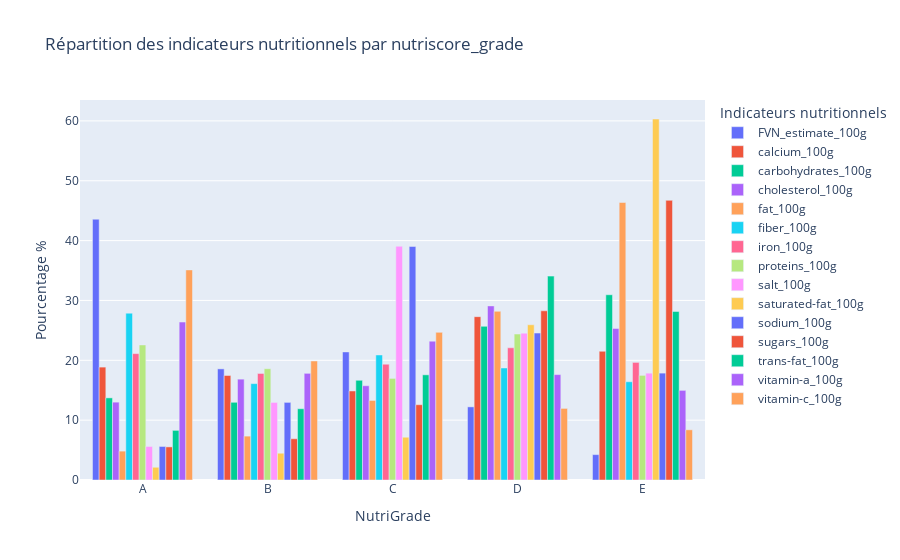

The code cell stored with this chart in its notebook:
### Code cell
fig = px.bar(
    title="Répartition des indicateurs nutritionnels par nutriscore_grade",
    data_frame=mean_nutri_pd,
    #x="", y="", color="",
    barmode='group',
    labels={
        "variable": "Indicateurs nutritionnels",
        "index": "NutriGrade",
        "value": "Pourcentage %"
    },
    width=1000,
)

fig.show()

### Figure 1 — Plotly figure (JSON) as saved in the notebook; plotly's stock layout.template omitted (floating-point values rounded to 4 significant figures)
{"data": [{"alignmentgroup": "True", "hovertemplate": "Indicateurs nutritionnels=FVN_estimate_100g<br>NutriGrade=%{x}<br>Pourcentage %=%{y}<extra></extra>", "legendgroup": "FVN_estimate_100g", "marker": {"color": "#636efa", "pattern": {"shape": ""}}, "name": "FVN_estimate_100g", "offsetgroup": "FVN_estimate_100g", "orientation": "v", "showlegend": true, "textposition": "auto", "type": "bar", "x": ["A", "B", "C", "D", "E"], "xaxis": "x", "y": [43.57, 18.57, 21.4, 12.22, 4.242], "yaxis": "y"}, {"alignmentgroup": "True", "hovertemplate": "Indicateurs nutritionnels=calcium_100g<br>NutriGrade=%{x}<br>Pourcentage %=%{y}<extra></extra>", "legendgroup": "calcium_100g", "marker": {"color": "#EF553B", "pattern": {"shape": ""}}, "name": "calcium_100g", "offsetgroup": "calcium_100g", "orientation": "v", "showlegend": true, "textposition": "auto", "type": "bar", "x": ["A", "B", "C", "D", "E"], "xaxis": "x", "y": [18.86, 17.46, 14.88, 27.29, 21.51], "yaxis": "y"}, {"alignmentgroup": "True", "hovertemplate": "Indicateurs nutritionnels=carbohydrates_100g<br>NutriGrade=%{x}<br>Pourcentage %=%{y}<extra></extra>", "legendgroup": "carbohydrates_100g", "marker": {"color": "#00cc96", "pattern": {"shape": ""}}, "name": "carbohydrates_100g", "offsetgroup": "carbohydrates_100g", "orientation": "v", "showlegend": true, "textposition": "auto", "type": "bar", "x": ["A", "B", "C", "D", "E"], "xaxis": "x", "y": [13.72, 12.98, 16.66, 25.68, 30.95], "yaxis": "y"}, {"alignmentgroup": "True", "hovertemplate": "Indicateurs nutritionnels=cholesterol_100g<br>NutriGrade=%{x}<br>Pourcentage %=%{y}<extra></extra>", "legendgroup": "cholesterol_100g", "marker": {"color": "#ab63fa", "pattern": {"shape": ""}}, "name": "cholesterol_100g", "offsetgroup": "cholesterol_100g", "orientation": "v", "showlegend": true, "textposition": "auto", "type": "bar", "x": ["A", "B", "C", "D", "E"], "xaxis": "x", "y": [13.01, 16.85, 15.75, 29.09, 25.31], "yaxis": "y"}, {"alignmentgroup": "True", "hovertemplate": "Indicateurs nutritionnels=fat_100g<br>NutriGrade=%{x}<br>Pourcentage %=%{y}<extra></extra>", "legendgroup": "fat_100g", "marker": {"color": "#FFA15A", "pattern": {"shape": ""}}, "name": "fat_100g", "offsetgroup": "fat_100g", "orientation": "v", "showlegend": true, "textposition": "auto", "type": "bar", "x": ["A", "B", "C", "D", "E"], "xaxis": "x", "y": [4.826, 7.331, 13.29, 28.18, 46.37], "yaxis": "y"}, {"alignmentgroup": "True", "hovertemplate": "Indicateurs nutritionnels=fiber_100g<br>NutriGrade=%{x}<br>Pourcentage %=%{y}<extra></extra>", "legendgroup": "fiber_100g", "marker": {"color": "#19d3f3", "pattern": {"shape": ""}}, "name": "fiber_100g", "offsetgroup": "fiber_100g", "orientation": "v", "showlegend": true, "textposition": "auto", "type": "bar", "x": ["A", "B", "C", "D", "E"], "xaxis": "x", "y": [27.88, 16.1, 20.89, 18.72, 16.42], "yaxis": "y"}, {"alignmentgroup": "True", "hovertemplate": "Indicateurs nutritionnels=iron_100g<br>NutriGrade=%{x}<br>Pourcentage %=%{y}<extra></extra>", "legendgroup": "iron_100g", "marker": {"color": "#FF6692", "pattern": {"shape": ""}}, "name": "iron_100g", "offsetgroup": "iron_100g", "orientation": "v", "showlegend": true, "textposition": "auto", "type": "bar", "x": ["A", "B", "C", "D", "E"], "xaxis": "x", "y": [21.12, 17.8, 19.35, 22.09, 19.65], "yaxis": "y"}, {"alignmentgroup": "True", "hovertemplate": "Indicateurs nutritionnels=proteins_100g<br>NutriGrade=%{x}<br>Pourcentage %=%{y}<extra></extra>", "legendgroup": "proteins_100g", "marker": {"color": "#B6E880", "pattern": {"shape": ""}}, "name": "proteins_100g", "offsetgroup": "proteins_100g", "orientation": "v", "showlegend": true, "textposition": "auto", "type": "bar", "x": ["A", "B", "C", "D", "E"], "xaxis": "x", "y": [22.56, 18.59, 16.98, 24.39, 17.48], "yaxis": "y"}, {"alignmentgroup": "True", "hovertemplate": "Indicateurs nutritionnels=salt_100g<br>NutriGrade=%{x}<br>Pourcentage %=%{y}<extra></extra>", "legendgroup": "salt_100g", "marker": {"color": "#FF97FF", "pattern": {"shape": ""}}, "name": "salt_100g", "offsetgroup": "salt_100g", "orientation": "v", "showlegend": true, "textposition": "auto", "type": "bar", "x": ["A", "B", "C", "D", "E"], "xaxis": "x", "y": [5.601, 12.96, 39.05, 24.54, 17.85], "yaxis": "y"}, {"alignmentgroup": "True", "hovertemplate": "Indicateurs nutritionnels=saturated-fat_100g<br>NutriGrade=%{x}<br>Pourcentage %=%{y}<extra></extra>", "legendgroup": "saturated-fat_100g", "marker": {"color": "#FECB52", "pattern": {"shape": ""}}, "name": "saturated-fat_100g", "offsetgroup": "saturated-fat_100g", "orientation": "v", "showlegend": true, "textposition": "auto", "type": "bar", "x": ["A", "B", "C", "D", "E"], "xaxis": "x", "y": [2.128, 4.473, 7.146, 25.94, 60.32], "yaxis": "y"}, {"alignmentgroup": "True", "hovertemplate": "Indicateurs nutritionnels=sodium_100g<br>NutriGrade=%{x}<br>Pourcentage %=%{y}<extra></extra>", "legendgroup": "sodium_100g", "marker": {"color": "#636efa", "pattern": {"shape": ""}}, "name": "sodium_100g", "offsetgroup": "sodium_100g", "orientation": "v", "showlegend": true, "textposition": "auto", "type": "bar", "x": ["A", "B", "C", "D", "E"], "xaxis": "x", "y": [5.604, 12.97, 39.02, 24.55, 17.86], "yaxis": "y"}, {"alignmentgroup": "True", "hovertemplate": "Indicateurs nutritionnels=sugars_100g<br>NutriGrade=%{x}<br>Pourcentage %=%{y}<extra></extra>", "legendgroup": "sugars_100g", "marker": {"color": "#EF553B", "pattern": {"shape": ""}}, "name": "sugars_100g", "offsetgroup": "sugars_100g", "orientation": "v", "showlegend": true, "textposition": "auto", "type": "bar", "x": ["A", "B", "C", "D", "E"], "xaxis": "x", "y": [5.531, 6.894, 12.58, 28.27, 46.73], "yaxis": "y"}, {"alignmentgroup": "True", "hovertemplate": "Indicateurs nutritionnels=trans-fat_100g<br>NutriGrade=%{x}<br>Pourcentage %=%{y}<extra></extra>", "legendgroup": "trans-fat_100g", "marker": {"color": "#00cc96", "pattern": {"shape": ""}}, "name": "trans-fat_100g", "offsetgroup": "trans-fat_100g", "orientation": "v", "showlegend": true, "textposition": "auto", "type": "bar", "x": ["A", "B", "C", "D", "E"], "xaxis": "x", "y": [8.292, 11.91, 17.57, 34.07, 28.16], "yaxis": "y"}, {"alignmentgroup": "True", "hovertemplate": "Indicateurs nutritionnels=vitamin-a_100g<br>NutriGrade=%{x}<br>Pourcentage %=%{y}<extra></extra>", "legendgroup": "vitamin-a_100g", "marker": {"color": "#ab63fa", "pattern": {"shape": ""}}, "name": "vitamin-a_100g", "offsetgroup": "vitamin-a_100g", "orientation": "v", "showlegend": true, "textposition": "auto", "type": "bar", "x": ["A", "B", "C", "D", "E"], "xaxis": "x", "y": [26.39, 17.82, 23.2, 17.61, 14.98], "yaxis": "y"}, {"alignmentgroup": "True", "hovertemplate": "Indicateurs nutritionnels=vitamin-c_100g<br>NutriGrade=%{x}<br>Pourcentage %=%{y}<extra></extra>", "legendgroup": "vitamin-c_100g", "marker": {"color": "#FFA15A", "pattern": {"shape": ""}}, "name": "vitamin-c_100g", "offsetgroup": "vitamin-c_100g", "orientation": "v", "showlegend": true, "textposition": "auto", "type": "bar", "x": ["A", "B", "C", "D", "E"], "xaxis": "x", "y": [35.1, 19.88, 24.67, 11.96, 8.386], "yaxis": "y"}], "layout": {"autosize": true, "barmode": "group", "legend": {"title": {"text": "Indicateurs nutritionnels"}, "tracegroupgap": 0}, "title": {"text": "Répartition des indicateurs nutritionnels par nutriscore_grade"}, "xaxis": {"anchor": "y", "autorange": true, "domain": [0, 1], "range": [-0.5, 4.5], "title": {"text": "NutriGrade"}, "type": "category"}, "yaxis": {"anchor": "x", "autorange": true, "domain": [0, 1], "range": [0, 63.49], "title": {"text": "Pourcentage %"}, "type": "linear"}}}
